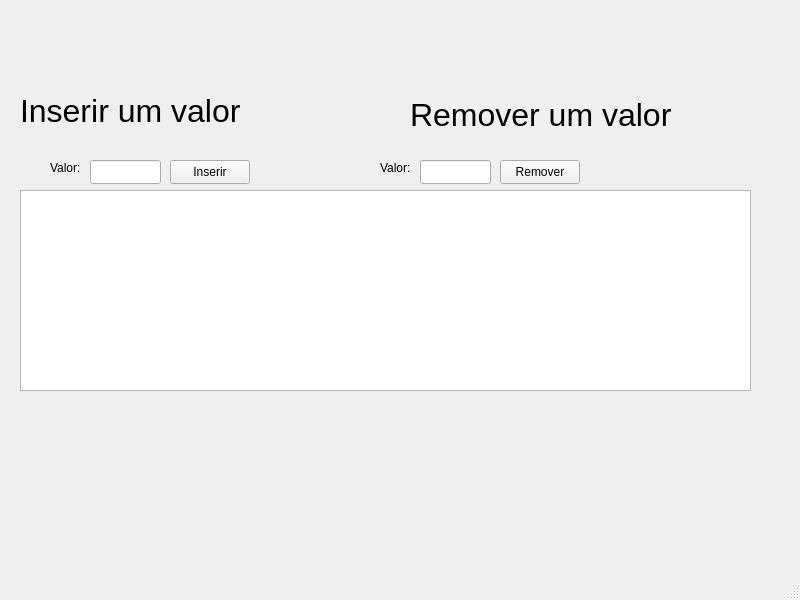
<?xml version="1.0" encoding="UTF-8"?>
<ui version="4.0">
 <class>MainWindow</class>
 <widget class="QMainWindow" name="MainWindow">
  <property name="geometry">
   <rect>
    <x>0</x>
    <y>0</y>
    <width>800</width>
    <height>600</height>
   </rect>
  </property>
  <property name="windowTitle">
   <string>MainWindow</string>
  </property>
  <widget class="QWidget" name="centralwidget">
   <widget class="QTextEdit" name="textEdit">
    <property name="geometry">
     <rect>
      <x>20</x>
      <y>190</y>
      <width>731</width>
      <height>201</height>
     </rect>
    </property>
    <property name="readOnly">
     <bool>true</bool>
    </property>
   </widget>
   <widget class="QLineEdit" name="lineEdit_Ins">
    <property name="geometry">
     <rect>
      <x>90</x>
      <y>160</y>
      <width>71</width>
      <height>24</height>
     </rect>
    </property>
   </widget>
   <widget class="QPushButton" name="pushButton_Ins">
    <property name="geometry">
     <rect>
      <x>170</x>
      <y>160</y>
      <width>80</width>
      <height>24</height>
     </rect>
    </property>
    <property name="text">
     <string>Inserir</string>
    </property>
   </widget>
   <widget class="QLabel" name="label">
    <property name="geometry">
     <rect>
      <x>50</x>
      <y>160</y>
      <width>31</width>
      <height>16</height>
     </rect>
    </property>
    <property name="text">
     <string>Valor:</string>
    </property>
   </widget>
   <widget class="QLineEdit" name="lineEdit_Rem">
    <property name="geometry">
     <rect>
      <x>420</x>
      <y>160</y>
      <width>71</width>
      <height>24</height>
     </rect>
    </property>
   </widget>
   <widget class="QLabel" name="label_2">
    <property name="geometry">
     <rect>
      <x>380</x>
      <y>160</y>
      <width>31</width>
      <height>16</height>
     </rect>
    </property>
    <property name="text">
     <string>Valor:</string>
    </property>
   </widget>
   <widget class="QPushButton" name="pushButton_Rem">
    <property name="geometry">
     <rect>
      <x>500</x>
      <y>160</y>
      <width>80</width>
      <height>24</height>
     </rect>
    </property>
    <property name="text">
     <string>Remover</string>
    </property>
   </widget>
   <widget class="QLabel" name="label_3">
    <property name="geometry">
     <rect>
      <x>20</x>
      <y>80</y>
      <width>231</width>
      <height>61</height>
     </rect>
    </property>
    <property name="font">
     <font>
      <pointsize>24</pointsize>
     </font>
    </property>
    <property name="text">
     <string>Inserir um valor</string>
    </property>
   </widget>
   <widget class="QLabel" name="label_4">
    <property name="geometry">
     <rect>
      <x>410</x>
      <y>99</y>
      <width>271</width>
      <height>31</height>
     </rect>
    </property>
    <property name="font">
     <font>
      <pointsize>24</pointsize>
     </font>
    </property>
    <property name="text">
     <string>Remover um valor</string>
    </property>
   </widget>
  </widget>
  <widget class="QMenuBar" name="menubar">
   <property name="geometry">
    <rect>
     <x>0</x>
     <y>0</y>
     <width>800</width>
     <height>21</height>
    </rect>
   </property>
  </widget>
  <widget class="QStatusBar" name="statusbar"/>
 </widget>
 <resources/>
 <connections/>
</ui>
